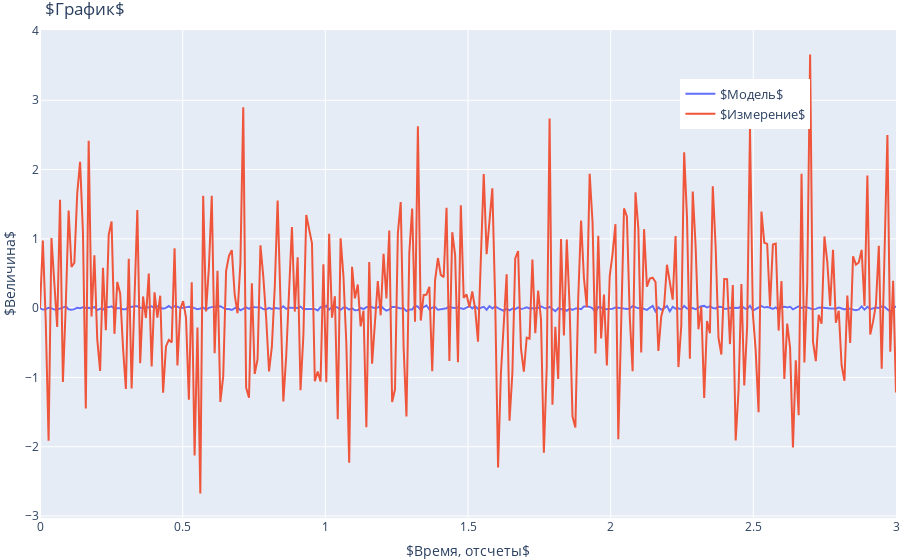

Notebook source saved alongside this figure:
### Code cell
import plotly.express as px
import plotly.graph_objs as go

fig_app = go.Figure()
fig_app.add_trace(go.Scatter(x=t, y=x_plot2[:, 0], name='$Модель$'))
fig_app.add_trace(go.Scatter(x=t, y=z_plot, name='$Измерение$'))
fig_app.update_layout(legend_orientation="v",
                      legend=dict(x=0.9, xanchor="right", y=0.9, yanchor='top',
                        font=dict(size=13)),
                      title=f'$График$',
                      xaxis_title='$Время, отсчеты$',
                      yaxis_title="$Величина$",
                      margin=dict(l=0, r=0, t=30, b=0))
fig_app.show()
fig_app.savefig(f'/png/std1.png', dpi=100)

### Figure 1 — Plotly figure (JSON) as saved in the notebook; plotly's stock layout.template omitted (floating-point values rounded to 4 significant figures; data arrays with more than 128 entries replaced by an {"elided": "..."} marker saying what was removed)
{"data": [{"name": "$Модель$", "type": "scatter", "x": {"elided": "300 float values"}, "y": {"elided": "300 float values"}}, {"name": "$Измерение$", "type": "scatter", "x": {"elided": "300 float values"}, "y": {"elided": "300 float values"}}], "layout": {"legend": {"font": {"size": 13}, "orientation": "v", "x": 0.9, "xanchor": "right", "y": 0.9, "yanchor": "top"}, "margin": {"b": 0, "l": 0, "r": 0, "t": 30}, "title": {"text": "$График$"}, "xaxis": {"title": {"text": "$Время, отсчеты$"}}, "yaxis": {"title": {"text": "$Величина$"}}}}
